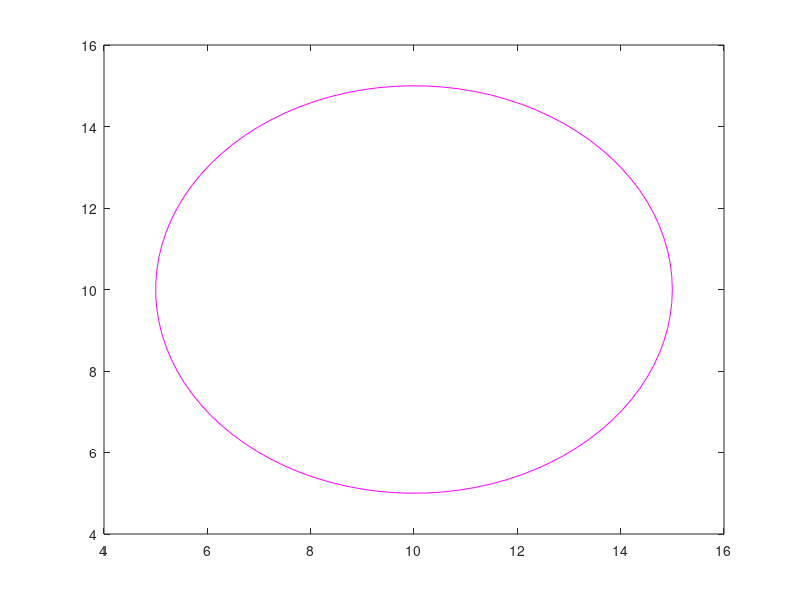

Reproduce this figure in MATLAB. (Note: this script raises an error after producing the figure.)
t=linspace(0,2*pi);
x=5*cos(t)+10;
y=5*sin(t)+10;
plot(x,y,"m")
hold on
% % 
l1=21;
l2=21;

for theta=linspace(0,2*pi)
    xo=5*cos(theta)+10;
    yo=5*sin(theta)+10;
    
    syms x3 y3 l1 l2;              
    eqn1= (x3-xo)^2+(y3-yo)^2 ==21^2 ;  
    eqn2= (x3)^2+(y3)^2 ==21^2 ;
    eqn=[eqn1 eqn2];
    roots=solve(eqn,x3,y3);
    
%   roots.x3
    hold on
    
    x4=double(roots.x3(2));
    y4=double(roots.y3(2));
    x1=[0,x4,xo];
    x2=[0,y4,yo];
%   plot(x1,x2,"o:")
    
    h=animatedline(x1,x2,'Color','r','LineWidth',3);
    pause(0.002)
    clearpoints(h)
    
end
hold off


